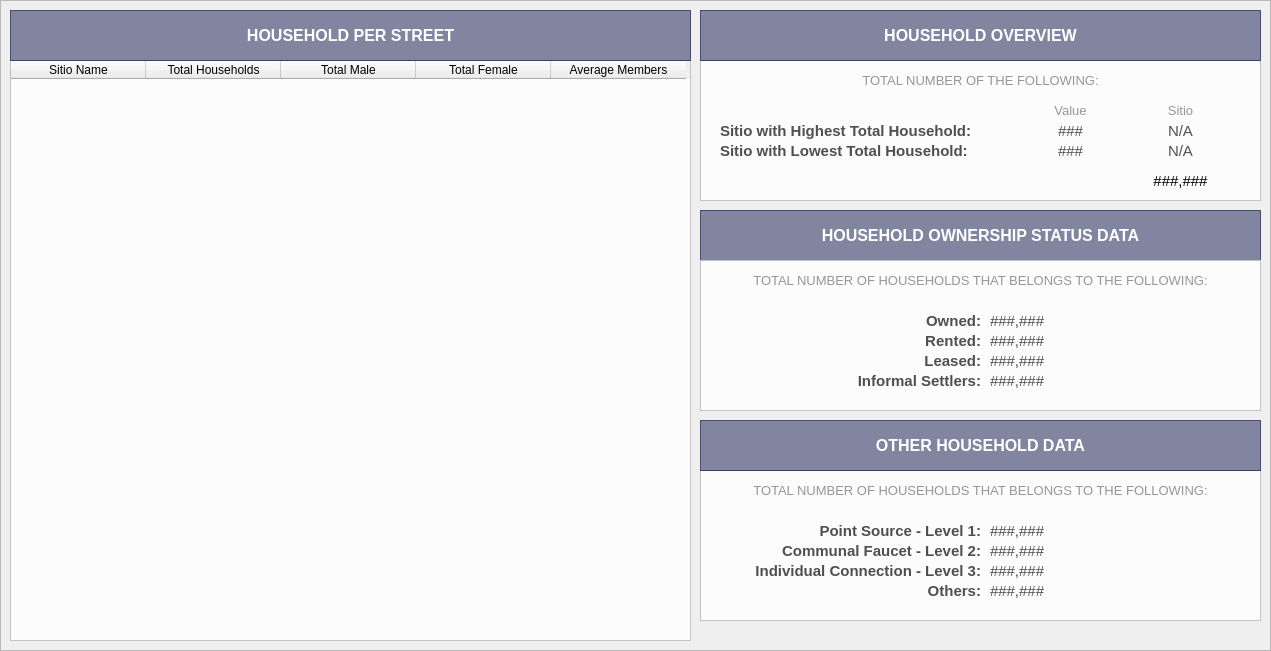
   <widget class="QFrame" name="statistics_frameBody">
    <property name="geometry">
     <rect>
      <x>20</x>
      <y>70</y>
      <width>1271</width>
      <height>651</height>
     </rect>
    </property>
    <property name="styleSheet">
     <string notr="true">#statistics_frameBody{
	background-color: #f2efff;
}</string>
    </property>
    <property name="frameShape">
     <enum>QFrame::Shape::StyledPanel</enum>
    </property>
    <property name="frameShadow">
     <enum>QFrame::Shadow::Raised</enum>
    </property>
    <widget class="QTableWidget" name="household_tablePopulationPerStreet">
     <property name="geometry">
      <rect>
       <x>10</x>
       <y>60</y>
       <width>681</width>
       <height>581</height>
      </rect>
     </property>
     <property name="focusPolicy">
      <enum>Qt::FocusPolicy::NoFocus</enum>
     </property>
     <property name="styleSheet">
      <string notr="true">#household_tablePopulationPerStreet{
	background-color: #fcfcfc;
}</string>
     </property>
     <property name="editTriggers">
      <set>QAbstractItemView::EditTrigger::NoEditTriggers</set>
     </property>
     <attribute name="horizontalHeaderDefaultSectionSize">
      <number>135</number>
     </attribute>
     <attribute name="verticalHeaderVisible">
      <bool>false</bool>
     </attribute>
     <column>
      <property name="text">
       <string>Sitio Name</string>
      </property>
      <property name="font">
       <font>
        <family>Arial</family>
       </font>
      </property>
      <property name="background">
       <color>
        <red>59</red>
        <green>57</green>
        <blue>100</blue>
       </color>
      </property>
     </column>
     <column>
      <property name="text">
       <string>Total Households</string>
      </property>
      <property name="font">
       <font>
        <family>Arial</family>
       </font>
      </property>
      <property name="background">
       <color>
        <red>59</red>
        <green>57</green>
        <blue>100</blue>
       </color>
      </property>
     </column>
     <column>
      <property name="text">
       <string>Total Male</string>
      </property>
      <property name="font">
       <font>
        <family>Arial</family>
       </font>
      </property>
      <property name="background">
       <color>
        <red>59</red>
        <green>57</green>
        <blue>100</blue>
       </color>
      </property>
     </column>
     <column>
      <property name="text">
       <string>Total Female</string>
      </property>
      <property name="font">
       <font>
        <family>Arial</family>
       </font>
      </property>
      <property name="background">
       <color>
        <red>59</red>
        <green>57</green>
        <blue>100</blue>
       </color>
      </property>
     </column>
     <column>
      <property name="text">
       <string>Average Members</string>
      </property>
      <property name="font">
       <font>
        <family>Arial</family>
       </font>
      </property>
      <property name="background">
       <color>
        <red>59</red>
        <green>57</green>
        <blue>100</blue>
       </color>
      </property>
     </column>
    </widget>
    <widget class="QFrame" name="table_titleFrameStatistics">
     <property name="geometry">
      <rect>
       <x>10</x>
       <y>10</y>
       <width>681</width>
       <height>51</height>
      </rect>
     </property>
     <property name="styleSheet">
      <string notr="true">#table_titleFrameStatistics{
	background-color: rgba(20, 28, 82, 128)
}
</string>
     </property>
     <property name="frameShape">
      <enum>QFrame::Shape::StyledPanel</enum>
     </property>
     <property name="frameShadow">
      <enum>QFrame::Shadow::Raised</enum>
     </property>
     <widget class="QLabel" name="statistics_labelNote">
      <property name="geometry">
       <rect>
        <x>0</x>
        <y>0</y>
        <width>681</width>
        <height>51</height>
       </rect>
      </property>
      <property name="font">
       <font>
        <family>Arial</family>
        <pointsize>12</pointsize>
        <bold>true</bold>
       </font>
      </property>
      <property name="styleSheet">
       <string notr="true">#statistics_labelNote {
	background-color: transparent;
	color: #FFFFFF;
}
</string>
      </property>
      <property name="text">
       <string>HOUSEHOLD PER STREET</string>
      </property>
      <property name="alignment">
       <set>Qt::AlignmentFlag::AlignCenter</set>
      </property>
     </widget>
    </widget>
    <widget class="QFrame" name="demo_frameOthers">
     <property name="geometry">
      <rect>
       <x>700</x>
       <y>60</y>
       <width>561</width>
       <height>141</height>
      </rect>
     </property>
     <property name="styleSheet">
      <string notr="true">#demo_frameOthers{
	background-color: #fcfcfc;
}</string>
     </property>
     <property name="frameShape">
      <enum>QFrame::Shape::StyledPanel</enum>
     </property>
     <property name="frameShadow">
      <enum>QFrame::Shadow::Raised</enum>
     </property>
     <widget class="QLabel" name="value_highest_total_household">
      <property name="geometry">
       <rect>
        <x>330</x>
        <y>60</y>
        <width>81</width>
        <height>21</height>
       </rect>
      </property>
      <property name="font">
       <font>
        <family>Arial</family>
        <pointsize>11</pointsize>
        <bold>false</bold>
       </font>
      </property>
      <property name="styleSheet">
       <string notr="true">#value_highest_total_household {
	background-color: transparent;
	color: #4f4f4f;
}
</string>
      </property>
      <property name="text">
       <string>###</string>
      </property>
      <property name="alignment">
       <set>Qt::AlignmentFlag::AlignCenter</set>
      </property>
     </widget>
     <widget class="QLabel" name="label_top_household_total">
      <property name="geometry">
       <rect>
        <x>20</x>
        <y>60</y>
        <width>301</width>
        <height>21</height>
       </rect>
      </property>
      <property name="font">
       <font>
        <family>Arial</family>
        <pointsize>11</pointsize>
        <bold>true</bold>
       </font>
      </property>
      <property name="styleSheet">
       <string notr="true">#label_top_household_total {
	background-color: transparent;
	color: #4f4f4f;
}
</string>
      </property>
      <property name="text">
       <string>Sitio with Highest Total Household:</string>
      </property>
      <property name="alignment">
       <set>Qt::AlignmentFlag::AlignLeading|Qt::AlignmentFlag::AlignLeft|Qt::AlignmentFlag::AlignVCenter</set>
      </property>
     </widget>
     <widget class="QLabel" name="total_ave_household_size">
      <property name="geometry">
       <rect>
        <x>330</x>
        <y>80</y>
        <width>81</width>
        <height>21</height>
       </rect>
      </property>
      <property name="font">
       <font>
        <family>Arial</family>
        <pointsize>11</pointsize>
        <bold>false</bold>
       </font>
      </property>
      <property name="styleSheet">
       <string notr="true">#total_ave_household_size {
	background-color: transparent;
	color: #4f4f4f;
}
</string>
      </property>
      <property name="text">
       <string>###</string>
      </property>
      <property name="alignment">
       <set>Qt::AlignmentFlag::AlignCenter</set>
      </property>
     </widget>
     <widget class="QLabel" name="label_desc_edlev_2">
      <property name="geometry">
       <rect>
        <x>0</x>
        <y>10</y>
        <width>561</width>
        <height>20</height>
       </rect>
      </property>
      <property name="font">
       <font>
        <family>Arial</family>
        <pointsize>10</pointsize>
       </font>
      </property>
      <property name="styleSheet">
       <string notr="true">#label_desc_edlev_2{
	color: #969696;
}</string>
      </property>
      <property name="text">
       <string>TOTAL NUMBER OF THE FOLLOWING:</string>
      </property>
      <property name="alignment">
       <set>Qt::AlignmentFlag::AlignCenter</set>
      </property>
     </widget>
     <widget class="QLabel" name="label_desc_edlev_3">
      <property name="geometry">
       <rect>
        <x>330</x>
        <y>40</y>
        <width>81</width>
        <height>20</height>
       </rect>
      </property>
      <property name="font">
       <font>
        <family>Arial</family>
        <pointsize>10</pointsize>
       </font>
      </property>
      <property name="styleSheet">
       <string notr="true">#label_desc_edlev_3{
	color: #969696;
}</string>
      </property>
      <property name="text">
       <string>Value</string>
      </property>
      <property name="alignment">
       <set>Qt::AlignmentFlag::AlignCenter</set>
      </property>
     </widget>
     <widget class="QLabel" name="sitio_highest_total">
      <property name="geometry">
       <rect>
        <x>420</x>
        <y>60</y>
        <width>121</width>
        <height>21</height>
       </rect>
      </property>
      <property name="font">
       <font>
        <family>Arial</family>
        <pointsize>11</pointsize>
        <bold>false</bold>
       </font>
      </property>
      <property name="styleSheet">
       <string notr="true">#sitio_highest_total {
	background-color: transparent;
	color: #4f4f4f;
}
</string>
      </property>
      <property name="text">
       <string>N/A</string>
      </property>
      <property name="alignment">
       <set>Qt::AlignmentFlag::AlignCenter</set>
      </property>
     </widget>
     <widget class="QLabel" name="total_deceased_2">
      <property name="geometry">
       <rect>
        <x>420</x>
        <y>110</y>
        <width>121</width>
        <height>21</height>
       </rect>
      </property>
      <property name="font">
       <font>
        <family>Arial</family>
        <pointsize>11</pointsize>
        <bold>false</bold>
       </font>
      </property>
      <property name="styleSheet">
       <string notr="true">#total_deceased {
	background-color: transparent;
	color: #4f4f4f;
}
</string>
      </property>
      <property name="text">
       <string>###,###</string>
      </property>
      <property name="alignment">
       <set>Qt::AlignmentFlag::AlignCenter</set>
      </property>
     </widget>
     <widget class="QLabel" name="label_desc_edlev_4">
      <property name="geometry">
       <rect>
        <x>440</x>
        <y>40</y>
        <width>81</width>
        <height>20</height>
       </rect>
      </property>
      <property name="font">
       <font>
        <family>Arial</family>
        <pointsize>10</pointsize>
       </font>
      </property>
      <property name="styleSheet">
       <string notr="true">#label_desc_edlev_4{
	color: #969696;
}</string>
      </property>
      <property name="text">
       <string>Sitio</string>
      </property>
      <property name="alignment">
       <set>Qt::AlignmentFlag::AlignCenter</set>
      </property>
     </widget>
     <widget class="QLabel" name="label_household_ave_size">
      <property name="geometry">
       <rect>
        <x>20</x>
        <y>80</y>
        <width>251</width>
        <height>21</height>
       </rect>
      </property>
      <property name="font">
       <font>
        <family>Arial</family>
        <pointsize>11</pointsize>
        <bold>true</bold>
       </font>
      </property>
      <property name="styleSheet">
       <string notr="true">#label_household_ave_size {
	background-color: transparent;
	color: #4f4f4f;
}
</string>
      </property>
      <property name="text">
       <string>Sitio with Lowest Total Household:</string>
      </property>
      <property name="alignment">
       <set>Qt::AlignmentFlag::AlignLeading|Qt::AlignmentFlag::AlignLeft|Qt::AlignmentFlag::AlignVCenter</set>
      </property>
     </widget>
     <widget class="QLabel" name="sitio_lowest_total">
      <property name="geometry">
       <rect>
        <x>420</x>
        <y>80</y>
        <width>121</width>
        <height>21</height>
       </rect>
      </property>
      <property name="font">
       <font>
        <family>Arial</family>
        <pointsize>11</pointsize>
        <bold>false</bold>
       </font>
      </property>
      <property name="styleSheet">
       <string notr="true">#sitio_lowest_total {
	background-color: transparent;
	color: #4f4f4f;
}
</string>
      </property>
      <property name="text">
       <string>N/A</string>
      </property>
      <property name="alignment">
       <set>Qt::AlignmentFlag::AlignCenter</set>
      </property>
     </widget>
    </widget>
    <widget class="QFrame" name="table_titleFrameStatistics3_2">
     <property name="geometry">
      <rect>
       <x>700</x>
       <y>10</y>
       <width>561</width>
       <height>51</height>
      </rect>
     </property>
     <property name="styleSheet">
      <string notr="true">#table_titleFrameStatistics3_2{
	background-color: rgba(20, 28, 82, 128)
}
</string>
     </property>
     <property name="frameShape">
      <enum>QFrame::Shape::StyledPanel</enum>
     </property>
     <property name="frameShadow">
      <enum>QFrame::Shadow::Raised</enum>
     </property>
     <widget class="QLabel" name="statistics_labelNote_7">
      <property name="geometry">
       <rect>
        <x>0</x>
        <y>0</y>
        <width>561</width>
        <height>51</height>
       </rect>
      </property>
      <property name="font">
       <font>
        <family>Arial</family>
        <pointsize>12</pointsize>
        <bold>true</bold>
       </font>
      </property>
      <property name="styleSheet">
       <string notr="true">#statistics_labelNote_7 {
	background-color: transparent;
	color: #FFFFFF;
}
</string>
      </property>
      <property name="text">
       <string>HOUSEHOLD OVERVIEW</string>
      </property>
      <property name="alignment">
       <set>Qt::AlignmentFlag::AlignCenter</set>
      </property>
     </widget>
    </widget>
    <widget class="QFrame" name="table_titleFrameStatistics3_3">
     <property name="geometry">
      <rect>
       <x>700</x>
       <y>210</y>
       <width>561</width>
       <height>51</height>
      </rect>
     </property>
     <property name="styleSheet">
      <string notr="true">#table_titleFrameStatistics3_3{
	background-color: rgba(20, 28, 82, 128)
}
</string>
     </property>
     <property name="frameShape">
      <enum>QFrame::Shape::StyledPanel</enum>
     </property>
     <property name="frameShadow">
      <enum>QFrame::Shadow::Raised</enum>
     </property>
     <widget class="QLabel" name="statistics_labelNote_8">
      <property name="geometry">
       <rect>
        <x>0</x>
        <y>0</y>
        <width>561</width>
        <height>51</height>
       </rect>
      </property>
      <property name="font">
       <font>
        <family>Arial</family>
        <pointsize>12</pointsize>
        <bold>true</bold>
       </font>
      </property>
      <property name="styleSheet">
       <string notr="true">#statistics_labelNote_8 {
	background-color: transparent;
	color: #FFFFFF;
}
</string>
      </property>
      <property name="text">
       <string>HOUSEHOLD OWNERSHIP STATUS DATA</string>
      </property>
      <property name="alignment">
       <set>Qt::AlignmentFlag::AlignCenter</set>
      </property>
     </widget>
    </widget>
    <widget class="QFrame" name="demo_frame_ownership">
     <property name="geometry">
      <rect>
       <x>700</x>
       <y>260</y>
       <width>561</width>
       <height>151</height>
      </rect>
     </property>
     <property name="styleSheet">
      <string notr="true">#demo_frame_ownership{
	background-color: #fcfcfc;
}</string>
     </property>
     <property name="frameShape">
      <enum>QFrame::Shape::StyledPanel</enum>
     </property>
     <property name="frameShadow">
      <enum>QFrame::Shadow::Raised</enum>
     </property>
     <widget class="QLabel" name="total_rented">
      <property name="geometry">
       <rect>
        <x>290</x>
        <y>70</y>
        <width>81</width>
        <height>21</height>
       </rect>
      </property>
      <property name="font">
       <font>
        <family>Arial</family>
        <pointsize>11</pointsize>
        <bold>false</bold>
       </font>
      </property>
      <property name="styleSheet">
       <string notr="true">#total_rented {
	background-color: transparent;
	color: #4f4f4f;
}
</string>
      </property>
      <property name="text">
       <string>###,###</string>
      </property>
      <property name="alignment">
       <set>Qt::AlignmentFlag::AlignLeading|Qt::AlignmentFlag::AlignLeft|Qt::AlignmentFlag::AlignVCenter</set>
      </property>
     </widget>
     <widget class="QLabel" name="label_rented">
      <property name="geometry">
       <rect>
        <x>120</x>
        <y>70</y>
        <width>161</width>
        <height>21</height>
       </rect>
      </property>
      <property name="font">
       <font>
        <family>Arial</family>
        <pointsize>11</pointsize>
        <bold>true</bold>
       </font>
      </property>
      <property name="styleSheet">
       <string notr="true">#label_rented {
	background-color: transparent;
	color: #4f4f4f;
}
</string>
      </property>
      <property name="text">
       <string>Rented:</string>
      </property>
      <property name="alignment">
       <set>Qt::AlignmentFlag::AlignRight|Qt::AlignmentFlag::AlignTrailing|Qt::AlignmentFlag::AlignVCenter</set>
      </property>
     </widget>
     <widget class="QLabel" name="total_owned">
      <property name="geometry">
       <rect>
        <x>290</x>
        <y>50</y>
        <width>81</width>
        <height>21</height>
       </rect>
      </property>
      <property name="font">
       <font>
        <family>Arial</family>
        <pointsize>11</pointsize>
        <bold>false</bold>
       </font>
      </property>
      <property name="layoutDirection">
       <enum>Qt::LayoutDirection::LeftToRight</enum>
      </property>
      <property name="styleSheet">
       <string notr="true">#total_owned {
	background-color: transparent;
	color: #4f4f4f;
}
</string>
      </property>
      <property name="text">
       <string>###,###</string>
      </property>
      <property name="alignment">
       <set>Qt::AlignmentFlag::AlignLeading|Qt::AlignmentFlag::AlignLeft|Qt::AlignmentFlag::AlignVCenter</set>
      </property>
     </widget>
     <widget class="QLabel" name="label_owned">
      <property name="geometry">
       <rect>
        <x>120</x>
        <y>50</y>
        <width>161</width>
        <height>21</height>
       </rect>
      </property>
      <property name="font">
       <font>
        <family>Arial</family>
        <pointsize>11</pointsize>
        <bold>true</bold>
       </font>
      </property>
      <property name="styleSheet">
       <string notr="true">#label_owned {
	background-color: transparent;
	color: #4f4f4f;
}
</string>
      </property>
      <property name="text">
       <string>Owned:</string>
      </property>
      <property name="alignment">
       <set>Qt::AlignmentFlag::AlignRight|Qt::AlignmentFlag::AlignTrailing|Qt::AlignmentFlag::AlignVCenter</set>
      </property>
     </widget>
     <widget class="QLabel" name="total_leased">
      <property name="geometry">
       <rect>
        <x>290</x>
        <y>90</y>
        <width>81</width>
        <height>21</height>
       </rect>
      </property>
      <property name="font">
       <font>
        <family>Arial</family>
        <pointsize>11</pointsize>
        <bold>false</bold>
       </font>
      </property>
      <property name="styleSheet">
       <string notr="true">#total_leased {
	background-color: transparent;
	color: #4f4f4f;
}
</string>
      </property>
      <property name="text">
       <string>###,###</string>
      </property>
      <property name="alignment">
       <set>Qt::AlignmentFlag::AlignLeading|Qt::AlignmentFlag::AlignLeft|Qt::AlignmentFlag::AlignVCenter</set>
      </property>
     </widget>
     <widget class="QLabel" name="label_desc_edlev_5">
      <property name="geometry">
       <rect>
        <x>0</x>
        <y>10</y>
        <width>561</width>
        <height>20</height>
       </rect>
      </property>
      <property name="font">
       <font>
        <family>Arial</family>
        <pointsize>10</pointsize>
       </font>
      </property>
      <property name="styleSheet">
       <string notr="true">#label_desc_edlev_5{
	color: #969696;
}</string>
      </property>
      <property name="text">
       <string>TOTAL NUMBER OF HOUSEHOLDS THAT BELONGS TO THE FOLLOWING:</string>
      </property>
      <property name="alignment">
       <set>Qt::AlignmentFlag::AlignCenter</set>
      </property>
     </widget>
     <widget class="QLabel" name="label_leased">
      <property name="geometry">
       <rect>
        <x>120</x>
        <y>90</y>
        <width>161</width>
        <height>21</height>
       </rect>
      </property>
      <property name="font">
       <font>
        <family>Arial</family>
        <pointsize>11</pointsize>
        <bold>true</bold>
       </font>
      </property>
      <property name="styleSheet">
       <string notr="true">#label_leased {
	background-color: transparent;
	color: #4f4f4f;
}
</string>
      </property>
      <property name="text">
       <string>Leased:</string>
      </property>
      <property name="alignment">
       <set>Qt::AlignmentFlag::AlignRight|Qt::AlignmentFlag::AlignTrailing|Qt::AlignmentFlag::AlignVCenter</set>
      </property>
     </widget>
     <widget class="QLabel" name="label_informal_settlers">
      <property name="geometry">
       <rect>
        <x>120</x>
        <y>110</y>
        <width>161</width>
        <height>21</height>
       </rect>
      </property>
      <property name="font">
       <font>
        <family>Arial</family>
        <pointsize>11</pointsize>
        <bold>true</bold>
       </font>
      </property>
      <property name="styleSheet">
       <string notr="true">#label_informal_settlers {
	background-color: transparent;
	color: #4f4f4f;
}
</string>
      </property>
      <property name="text">
       <string>Informal Settlers:</string>
      </property>
      <property name="alignment">
       <set>Qt::AlignmentFlag::AlignRight|Qt::AlignmentFlag::AlignTrailing|Qt::AlignmentFlag::AlignVCenter</set>
      </property>
     </widget>
     <widget class="QLabel" name="total_informal_settlers">
      <property name="geometry">
       <rect>
        <x>290</x>
        <y>110</y>
        <width>81</width>
        <height>21</height>
       </rect>
      </property>
      <property name="font">
       <font>
        <family>Arial</family>
        <pointsize>11</pointsize>
        <bold>false</bold>
       </font>
      </property>
      <property name="styleSheet">
       <string notr="true">#total_informal_settlers {
	background-color: transparent;
	color: #4f4f4f;
}
</string>
      </property>
      <property name="text">
       <string>###,###</string>
      </property>
      <property name="alignment">
       <set>Qt::AlignmentFlag::AlignLeading|Qt::AlignmentFlag::AlignLeft|Qt::AlignmentFlag::AlignVCenter</set>
      </property>
     </widget>
    </widget>
    <widget class="QFrame" name="demo_frame_ownership_2">
     <property name="geometry">
      <rect>
       <x>700</x>
       <y>470</y>
       <width>561</width>
       <height>151</height>
      </rect>
     </property>
     <property name="styleSheet">
      <string notr="true">#demo_frame_ownership_2{
	background-color: #fcfcfc;
}</string>
     </property>
     <property name="frameShape">
      <enum>QFrame::Shape::StyledPanel</enum>
     </property>
     <property name="frameShadow">
      <enum>QFrame::Shadow::Raised</enum>
     </property>
     <widget class="QLabel" name="total_lvl2">
      <property name="geometry">
       <rect>
        <x>290</x>
        <y>70</y>
        <width>81</width>
        <height>21</height>
       </rect>
      </property>
      <property name="font">
       <font>
        <family>Arial</family>
        <pointsize>11</pointsize>
        <bold>false</bold>
       </font>
      </property>
      <property name="styleSheet">
       <string notr="true">#total_lvl2 {
	background-color: transparent;
	color: #4f4f4f;
}
</string>
      </property>
      <property name="text">
       <string>###,###</string>
      </property>
      <property name="alignment">
       <set>Qt::AlignmentFlag::AlignLeading|Qt::AlignmentFlag::AlignLeft|Qt::AlignmentFlag::AlignVCenter</set>
      </property>
     </widget>
     <widget class="QLabel" name="label_communalfaucet">
      <property name="geometry">
       <rect>
        <x>30</x>
        <y>70</y>
        <width>251</width>
        <height>21</height>
       </rect>
      </property>
      <property name="font">
       <font>
        <family>Arial</family>
        <pointsize>11</pointsize>
        <bold>true</bold>
       </font>
      </property>
      <property name="styleSheet">
       <string notr="true">#label_communalfaucet {
	background-color: transparent;
	color: #4f4f4f;
}
</string>
      </property>
      <property name="text">
       <string>Communal Faucet - Level 2:</string>
      </property>
      <property name="alignment">
       <set>Qt::AlignmentFlag::AlignRight|Qt::AlignmentFlag::AlignTrailing|Qt::AlignmentFlag::AlignVCenter</set>
      </property>
     </widget>
     <widget class="QLabel" name="total_lvl1">
      <property name="geometry">
       <rect>
        <x>290</x>
        <y>50</y>
        <width>81</width>
        <height>21</height>
       </rect>
      </property>
      <property name="font">
       <font>
        <family>Arial</family>
        <pointsize>11</pointsize>
        <bold>false</bold>
       </font>
      </property>
      <property name="layoutDirection">
       <enum>Qt::LayoutDirection::LeftToRight</enum>
      </property>
      <property name="styleSheet">
       <string notr="true">#total_lvl1 {
	background-color: transparent;
	color: #4f4f4f;
}
</string>
      </property>
      <property name="text">
       <string>###,###</string>
      </property>
      <property name="alignment">
       <set>Qt::AlignmentFlag::AlignLeading|Qt::AlignmentFlag::AlignLeft|Qt::AlignmentFlag::AlignVCenter</set>
      </property>
     </widget>
     <widget class="QLabel" name="label_pointsource">
      <property name="geometry">
       <rect>
        <x>30</x>
        <y>50</y>
        <width>251</width>
        <height>21</height>
       </rect>
      </property>
      <property name="font">
       <font>
        <family>Arial</family>
        <pointsize>11</pointsize>
        <bold>true</bold>
       </font>
      </property>
      <property name="styleSheet">
       <string notr="true">#label_pointsource {
	background-color: transparent;
	color: #4f4f4f;
}
</string>
      </property>
      <property name="text">
       <string>Point Source - Level 1:</string>
      </property>
      <property name="alignment">
       <set>Qt::AlignmentFlag::AlignRight|Qt::AlignmentFlag::AlignTrailing|Qt::AlignmentFlag::AlignVCenter</set>
      </property>
     </widget>
     <widget class="QLabel" name="total_lvl3">
      <property name="geometry">
       <rect>
        <x>290</x>
        <y>90</y>
        <width>81</width>
        <height>21</height>
       </rect>
      </property>
      <property name="font">
       <font>
        <family>Arial</family>
        <pointsize>11</pointsize>
        <bold>false</bold>
       </font>
      </property>
      <property name="styleSheet">
       <string notr="true">#total_lvl3 {
	background-color: transparent;
	color: #4f4f4f;
}
</string>
      </property>
      <property name="text">
       <string>###,###</string>
      </property>
      <property name="alignment">
       <set>Qt::AlignmentFlag::AlignLeading|Qt::AlignmentFlag::AlignLeft|Qt::AlignmentFlag::AlignVCenter</set>
      </property>
     </widget>
     <widget class="QLabel" name="label_desc_edlev_6">
      <property name="geometry">
       <rect>
        <x>0</x>
        <y>10</y>
        <width>561</width>
        <height>20</height>
       </rect>
      </property>
      <property name="font">
       <font>
        <family>Arial</family>
        <pointsize>10</pointsize>
       </font>
      </property>
      <property name="styleSheet">
       <string notr="true">#label_desc_edlev_6{
	color: #969696;
}</string>
      </property>
      <property name="text">
       <string>TOTAL NUMBER OF HOUSEHOLDS THAT BELONGS TO THE FOLLOWING:</string>
      </property>
      <property name="alignment">
       <set>Qt::AlignmentFlag::AlignCenter</set>
      </property>
     </widget>
     <widget class="QLabel" name="label_individualconnection">
      <property name="geometry">
       <rect>
        <x>30</x>
        <y>90</y>
        <width>251</width>
        <height>21</height>
       </rect>
      </property>
      <property name="font">
       <font>
        <family>Arial</family>
        <pointsize>11</pointsize>
        <bold>true</bold>
       </font>
      </property>
      <property name="styleSheet">
       <string notr="true">#label_individualconnection {
	background-color: transparent;
	color: #4f4f4f;
}
</string>
      </property>
      <property name="text">
       <string>Individual Connection - Level 3:</string>
      </property>
      <property name="alignment">
       <set>Qt::AlignmentFlag::AlignRight|Qt::AlignmentFlag::AlignTrailing|Qt::AlignmentFlag::AlignVCenter</set>
      </property>
     </widget>
     <widget class="QLabel" name="label_others">
      <property name="geometry">
       <rect>
        <x>120</x>
        <y>110</y>
        <width>161</width>
        <height>21</height>
       </rect>
      </property>
      <property name="font">
       <font>
        <family>Arial</family>
        <pointsize>11</pointsize>
        <bold>true</bold>
       </font>
      </property>
      <property name="styleSheet">
       <string notr="true">#label_others {
	background-color: transparent;
	color: #4f4f4f;
}
</string>
      </property>
      <property name="text">
       <string>Others:</string>
      </property>
      <property name="alignment">
       <set>Qt::AlignmentFlag::AlignRight|Qt::AlignmentFlag::AlignTrailing|Qt::AlignmentFlag::AlignVCenter</set>
      </property>
     </widget>
     <widget class="QLabel" name="total_others">
      <property name="geometry">
       <rect>
        <x>290</x>
        <y>110</y>
        <width>81</width>
        <height>21</height>
       </rect>
      </property>
      <property name="font">
       <font>
        <family>Arial</family>
        <pointsize>11</pointsize>
        <bold>false</bold>
       </font>
      </property>
      <property name="styleSheet">
       <string notr="true">#total_others {
	background-color: transparent;
	color: #4f4f4f;
}
</string>
      </property>
      <property name="text">
       <string>###,###</string>
      </property>
      <property name="alignment">
       <set>Qt::AlignmentFlag::AlignLeading|Qt::AlignmentFlag::AlignLeft|Qt::AlignmentFlag::AlignVCenter</set>
      </property>
     </widget>
    </widget>
    <widget class="QFrame" name="table_titleFrameStatistics3_4">
     <property name="geometry">
      <rect>
       <x>700</x>
       <y>420</y>
       <width>561</width>
       <height>51</height>
      </rect>
     </property>
     <property name="styleSheet">
      <string notr="true">#table_titleFrameStatistics3_4{
	background-color: rgba(20, 28, 82, 128)
}
</string>
     </property>
     <property name="frameShape">
      <enum>QFrame::Shape::StyledPanel</enum>
     </property>
     <property name="frameShadow">
      <enum>QFrame::Shadow::Raised</enum>
     </property>
     <widget class="QLabel" name="statistics_labelNote_9">
      <property name="geometry">
       <rect>
        <x>0</x>
        <y>0</y>
        <width>561</width>
        <height>51</height>
       </rect>
      </property>
      <property name="font">
       <font>
        <family>Arial</family>
        <pointsize>12</pointsize>
        <bold>true</bold>
       </font>
      </property>
      <property name="styleSheet">
       <string notr="true">#statistics_labelNote_9 {
	background-color: transparent;
	color: #FFFFFF;
}
</string>
      </property>
      <property name="text">
       <string>OTHER HOUSEHOLD DATA</string>
      </property>
      <property name="alignment">
       <set>Qt::AlignmentFlag::AlignCenter</set>
      </property>
     </widget>
    </widget>
   </widget>
